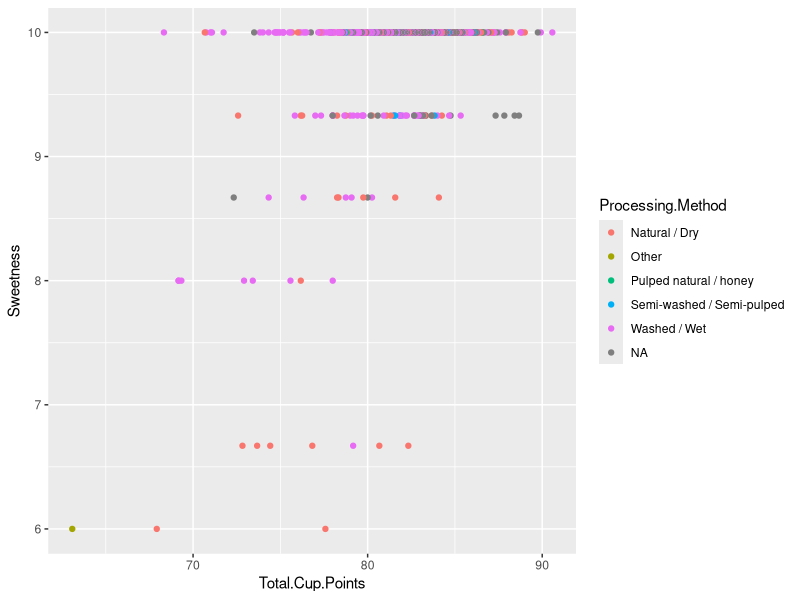
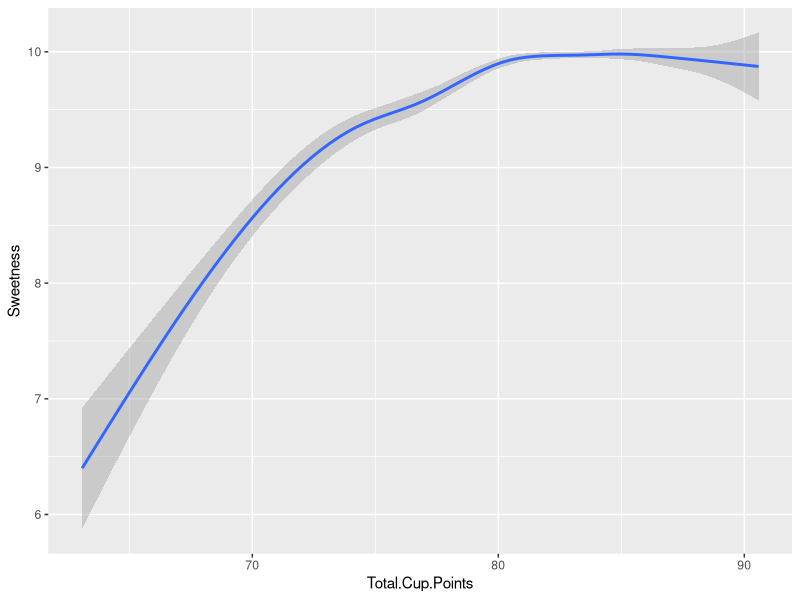
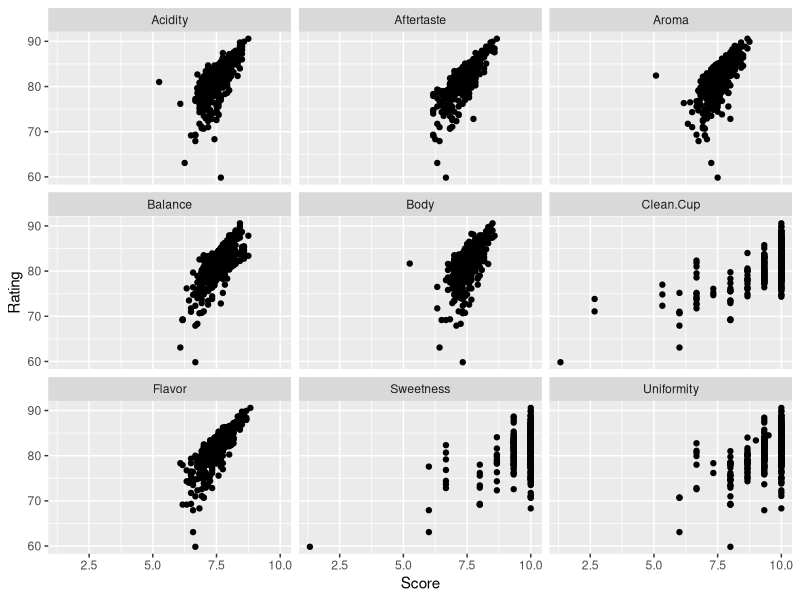

Here is the R script that generated these plots, in order:
## ---- chunk 1
knitr::opts_chunk$set(echo = FALSE, message=FALSE, warning=FALSE)
## ---- chunk 2
library(tidyverse)
arabica_data_cleaned <- read_csv("data/arabica_data_cleaned.csv")
robusta_data_cleaned <- read_csv("data/robusta_data_cleaned.csv")
## ---- chunk 3
arabica_data_cleaned %>% filter(Sweetness>5) %>% 
ggplot( ) + 
  geom_point(mapping = aes(x = Total.Cup.Points, y = Sweetness, colour = Processing.Method))

arabica_data_cleaned %>% filter(Sweetness>5) %>% 
ggplot( ) + 
  geom_smooth(mapping = aes(x = Total.Cup.Points, y = Sweetness))

## ---- chunk 4
 #bad graph
# arabica_data_cleaned %>% filter(Sweetness>5) %>% 
# ggplot( ) + 
#   geom_point(mapping = aes(x = altitude_mean_meters, y = Sweetness))
## ---- chunk 5
qm<-arabica_data_cleaned %>% select(Aroma:Sweetness,Name, Rating = Total.Cup.Points) %>% 
  pivot_longer(cols=Aroma:Sweetness,names_to ="qlty",values_to="Score") %>% filter(Score>0)
## ---- chunk 6
qm %>% ggplot()+  geom_point(mapping = aes(x = Score, y = Rating )) +
  facet_wrap(~qlty)
